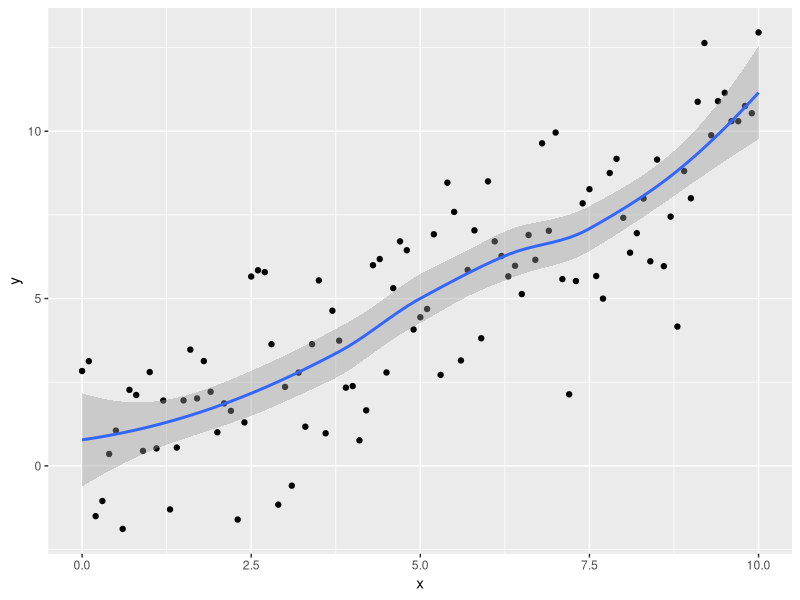
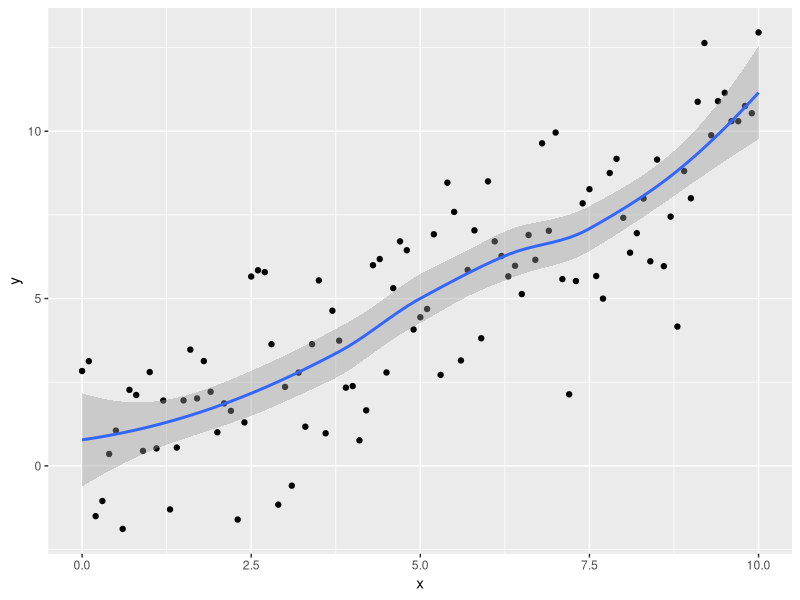

Here is the R script that generated these plots, in order: (Note: this script raises an error after producing the figures.)
## ---- chunk 1
knitr::opts_chunk$set(echo = TRUE, comment = NA)
# This is a setup chunk - it does stuff at the beginning automatically (by
# default) like loading libraries, setting knitr chunk options, etc. 

# For example, this chunk sets the default `echo` setting to TRUE, making all
# code chunks visible in the output.

# The comment = NA argument removes the ## from the printed output.
## ---- chunk 2
cat('\x60','\x60','\x60', "{r, ARGS}",  sep = "")
cat("code")
cat('\x60','\x60','\x60', sep = "")
## ---- chunk 3
matrix(seq(1,9), nrow = 3, ncol = 3)
## ---- chunk 4
A = seq(from = 1, to = 10)
## ---- chunk 5
library(ggplot2)

x = seq(0,10,0.1)

y = vector(mode = "numeric", length = length(x))
for(i in 1:length(x)){
  y[i] = x[i] + rnorm(n = 1, mean = 0, sd = 2)
}

xy = data.frame("x" = x, "y" = y)

showplot = ggplot(data = xy) +
  geom_point(aes(x = x, y = y)) + 
  geom_smooth(aes(x = x, y = y))

showplot
## ---- chunk 6
cat('\x60','\x60','\x60', "{r, out.width='200px', out.height='100px', fig.align='center'}",  sep = "")
cat("showplot")
cat('\x60','\x60','\x60', sep = "")
## ---- chunk 7
showplot
## ---- chunk 8
Objectives = c("Cost", "Complaints", "Plant", "Butterfly", "Beetle")
Weights = c(0,0,0.333,0.333,0.333)

df = data.frame("Objective" = Objectives, "Weights" = Weights)
t1 = kable(df, format = 'latex', booktabs = T)

Alternatives = c("Spring Burn", "Mowing", "Grazing")
Final = c(0.33, 0.16, 0.34)
df = data.frame("Alternative" = Alternatives, "Final Score" = Final)
t2 = kable(df, format = 'latex', booktabs = T)

cat(c("\\begin{table}[h]
    \\begin{minipage}{.3\\linewidth}",
        t1,
    "\\end{minipage}
    \\begin{minipage}{.3\\linewidth}",
        t2,
    "\\end{minipage} 
\\end{table}"
)) 
